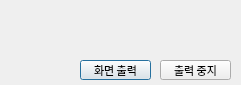
<?xml version="1.0" encoding="UTF-8"?>
<ui version="4.0">
 <class>SampleDialog</class>
 <widget class="QDialog" name="SampleDialog">
  <property name="geometry">
   <rect>
    <x>0</x>
    <y>0</y>
    <width>241</width>
    <height>85</height>
   </rect>
  </property>
  <property name="font">
   <font>
    <pointsize>5</pointsize>
   </font>
  </property>
  <property name="windowTitle">
   <string>Sample</string>
  </property>
  <widget class="QPushButton" name="pushButton_StartPrint">
   <property name="geometry">
    <rect>
     <x>80</x>
     <y>60</y>
     <width>71</width>
     <height>20</height>
    </rect>
   </property>
   <property name="font">
    <font>
     <family>a뉴굴림2</family>
     <pointsize>8</pointsize>
     <weight>50</weight>
     <bold>false</bold>
    </font>
   </property>
   <property name="focusPolicy">
    <enum>Qt::StrongFocus</enum>
   </property>
   <property name="styleSheet">
    <string notr="true"/>
   </property>
   <property name="text">
    <string>화면 출력</string>
   </property>
   <property name="checkable">
    <bool>false</bool>
   </property>
   <property name="checked">
    <bool>false</bool>
   </property>
   <property name="autoRepeat">
    <bool>false</bool>
   </property>
   <property name="autoRepeatInterval">
    <number>106</number>
   </property>
  </widget>
  <widget class="QPushButton" name="pushButton_StopPrint">
   <property name="geometry">
    <rect>
     <x>160</x>
     <y>60</y>
     <width>71</width>
     <height>20</height>
    </rect>
   </property>
   <property name="font">
    <font>
     <family>a뉴굴림2</family>
     <pointsize>8</pointsize>
     <weight>50</weight>
     <bold>false</bold>
    </font>
   </property>
   <property name="styleSheet">
    <string notr="true"/>
   </property>
   <property name="text">
    <string>출력 중지</string>
   </property>
   <property name="checkable">
    <bool>false</bool>
   </property>
   <property name="checked">
    <bool>false</bool>
   </property>
   <property name="autoRepeat">
    <bool>false</bool>
   </property>
   <property name="autoRepeatInterval">
    <number>106</number>
   </property>
  </widget>
 </widget>
 <resources/>
 <connections/>
</ui>
